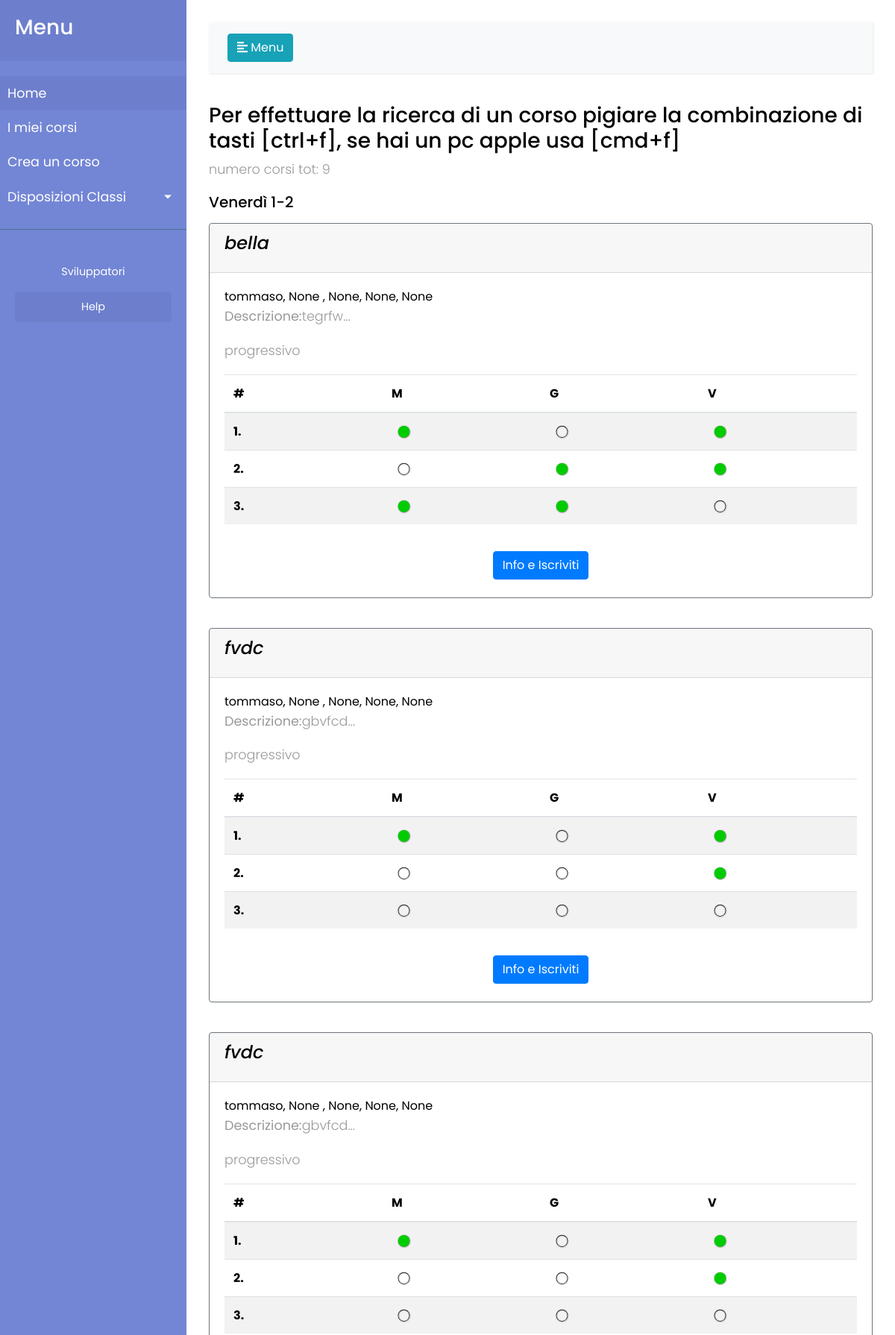
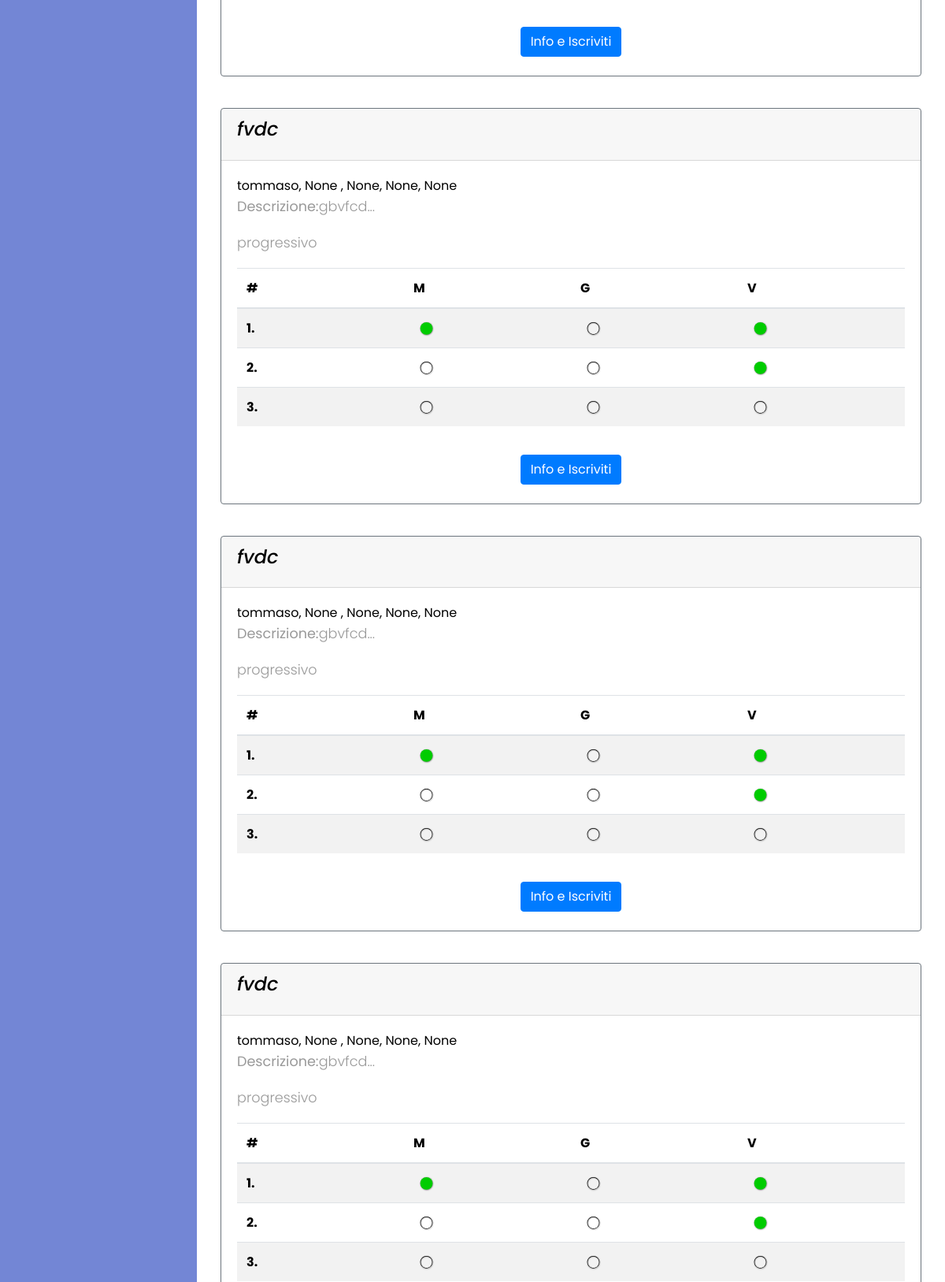
The app's page /filtro_fasce/?f=f7 (signed in, upper part) with its own data (2 pictures, top to bottom).
### app/models.py (models this page shows, shortened)
class Corso(models.Model):
    titolo = models.CharField(max_length=100)
    studente_referente1 = models.ForeignKey('auth.User', related_name='studente_referente1', null=True)
    studente_referente2 = models.ForeignKey('auth.User', related_name='studente_referente2', blank=True, null=True)
    studente_referente3 = models.ForeignKey('auth.User', related_name='studente_referente3', blank=True, null=True)
    studente_referente4 = models.ForeignKey('auth.User', related_name='studente_referente4', blank=True, null=True)
    studente_referente5 = models.ForeignKey('auth.User', related_name='studente_referente5', blank=True, null=True)
    descrizione= models.TextField(blank=True)
    numero_di_telefono = models.IntegerField()
    esperti_esterni = models.CharField(max_length=100,blank=True, null=True, default="")
    aule = models.ForeignKey('Aula')
    progressivo= models.BooleanField(default=False)
    f1= models.BooleanField(default=False)
    f2= models.BooleanField(default=False)
    f3= models.BooleanField(default=False)
    f4= models.BooleanField(default=False)
    f5= models.BooleanField(default=False)
    f6= models.BooleanField(default=False)
    f7= models.BooleanField(default=False)
    f8= models.BooleanField(default=False)
    f9= models.BooleanField(default=False)
    convalida= models.BooleanField(default=False)
    corso_pieno= models.BooleanField(default=False)
    class Meta:
        verbose_name = "Corso"
        verbose_name_plural = "Corsi"
    created_date = models.DateTimeField(
        default=timezone.now)
    published_date = models.DateTimeField(
        blank=True, null=True)

### app/views.py (the view)
# urls.py: url(r'^filtro_fasce/$', views.filtro_fasce, name='filtro_fasce'),
@login_required(login_url='/login/')
def filtro_fasce(request):
    corsi=request.GET.get("f")
    form = CercaCorsi(request.GET)
    cerca = request.GET.get("q")
    if corsi == 'f1':
        corsi = Corso.objects.filter(f1=True).order_by('titolo')
        fascia= 'f1'
    if corsi == 'f2':
        corsi = Corso.objects.filter(f2=True).order_by('titolo')
        fascia= 'f2'
    if corsi == 'f3':
        corsi = Corso.objects.filter(f3=True).order_by('titolo')
        fascia= 'f3'
    if corsi == 'f4':
        corsi = Corso.objects.filter(f4=True).order_by('titolo')
        fascia= 'f4'
    if corsi == 'f5':
        corsi = Corso.objects.filter(f5=True).order_by('titolo')
        fascia= 'f5'
    if corsi == 'f6':
        corsi = Corso.objects.filter(f6=True).order_by('titolo')
        fascia= 'f6'
    if corsi == 'f7':
        corsi = Corso.objects.filter(f7=True).order_by('titolo')
        fascia= 'f7'
    if corsi == 'f8':
        corsi = Corso.objects.filter(f8=True).order_by('titolo')
        fascia= 'f8'
    if corsi == 'f9':
        corsi = Corso.objects.filter(f9=True).order_by('titolo')
        fascia= 'f9'
    permessi = Permessi.objects.get(nome="main").filtro_fasce
    if (permessi and request.user.is_staff) or (permessi == False):
        permessi = True
    else:
        permessi = False
    return render(request, 'corsi/filtro_fasce.html', {'corsi' : corsi, 'fascia': fascia, 'form':form, 'permessi': permessi})

### app/templates/corsi/filtro_fasce.html (shortened to what this page needs)
{% extends 'corsi/base.html' %}
{% block content %}
{% if permessi %}
  <h3>Per effettuare la ricerca di un corso pigiare la combinazione di tasti [ctrl+f], se hai un pc apple usa [cmd+f]</h3>
  <p>numero corsi tot: {{corsi.count}}</p>
  {%if fascia == "f1"%} <h5>Mercoledì 1-2 ora</h5>
  {%elif fascia == "f2"%} <h5>Mercoledì 3-4</h5>
  {%elif fascia == "f3"%} <h5>Mercoledì 5-6</h5>
  {%elif fascia == "f4"%} <h5>Giovedì 1-2</h5>
  {%elif fascia == "f5"%} <h5>Giovedì 3-4</h5>
  {%elif fascia == "f6"%} <h5>Giovedì 5-6</h5>
  {%elif fascia == "f7"%} <h5>Venerdì 1-2</h5>
  {%elif fascia == "f8"%} <h5>Venerdì 3-4</h5>
  {%elif fascia == "f9"%} <h5>Venerdì 5-6</h5>
  {% endif %}
{% for corso in corsi%}
  <div id=box>
        <div class="card border-secondary mb-3">
          <div class="card-header">
            <i><h4 class="card-title">{{ corso.titolo }}</h4></i>
          </div>
          <div class="card-body">
            <h10>{{ corso.studente_referente1 }},
               {{ corso.studente_referente2 }} ,
               {{ corso.studente_referente3 }},
             {{ corso.studente_referente4 }},
           {{ corso.studente_referente5 }}</h10>
            <p><b>Descrizione:</b><h12 id='descrizione{{corso.id}}'></h12></p>
                {%if corso.progressivo == True%} <p>progressivo</p>
                <table class="table table-striped">
                  <thead>
                    <tr>
                      <th scope="col">#</th>
                      <th scope="col">M</th>
                      <th scope="col">G</th>
                      <th scope="col">V</th>
                    </tr>
                  </thead>
                  <tr>
                    <th scope="row">1.</th>
                    <td>{%if corso.f1 == False%}<img class="icone" src="/static/x.svg" alt="-">{%elif tabellagrafica.0 == True and iscrizione.corso1_id != Null%}<img class="icone" src="/static/pallino_rosso.svg">{%else%}<img class="icone" src="/static/pallino_verde.svg">{%endif%}</td>
                    <td>{%if corso.f4 == False%}<img class="icone" src="/static/x.svg" alt="-">{%elif tabellagrafica.3 == True and iscrizione.corso4_id != Null%}<img class="icone" src="/static/pallino_rosso.svg">{%else%}<img class="icone" src="/static/pallino_verde.svg">{%endif%}</td>
                    <td>{%if corso.f7 == False%}<img class="icone" src="/static/x.svg" alt="-">{%elif tabellagrafica.6 == True and iscrizione.corso7_id != Null%}<img class="icone" src="/static/pallino_rosso.svg">{%else%}<img class="icone" src="/static/pallino_verde.svg">{%endif%}</td>
                  </tr>
                  <tr>
                    <th scope="row">2.</th>
                    <td>{%if corso.f2 == False%}<img class="icone" src="/static/x.svg" alt="-">{%elif tabellagrafica.1 == True and iscrizione.corso2_id != Null%}<img class="icone" src="/static/pallino_rosso.svg">{%else%}<img class="icone" src="/static/pallino_verde.svg">{%endif%}</td>
                    <td>{%if corso.f5 == False%}<img class="icone" src="/static/x.svg" alt="-">{%elif tabellagrafica.4 == True and iscrizione.corso5_id != Null%}<img class="icone" src="/static/pallino_rosso.svg">{%else%}<img class="icone" src="/static/pallino_verde.svg">{%endif%}</td>
                    <td>{%if corso.f8 == False%}<img class="icone" src="/static/x.svg" alt="-">{%elif tabellagrafica.7 == True and iscrizione.corso8_id != Null%}<img class="icone" src="/static/pallino_rosso.svg">{%else%}<img class="icone" src="/static/pallino_verde.svg">{%endif%}</td>
                  </tr>
                  <tr>
                    <th scope="row">3.</th>
                    <td>{%if corso.f3 == False%}<img class="icone" src="/static/x.svg" alt="-">{%elif tabellagrafica.2 == True and iscrizione.corso3_id != Null%}<img class="icone" src="/static/pallino_rosso.svg">{%else%}<img class="icone" src="/static/pallino_verde.svg">{%endif%}</td>
                    <td>{%if corso.f6 == False%}<img class="icone" src="/static/x.svg" alt="-">{%elif tabellagrafica.5 == True and iscrizione.corso6_id != Null%}<img class="icone" src="/static/pallino_rosso.svg">{%else%}<img class="icone" src="/static/pallino_verde.svg">{%endif%}</td>
                    <td>{%if corso.f9 == False%}<img class="icone" src="/static/x.svg" alt="-">{%elif tabellagrafica.8 == True and iscrizione.corso9_id != Null%}<img class="icone" src="/static/pallino_rosso.svg">{%else%}<img class="icone" src="/static/pallino_verde.svg">{%endif%}
                  </tr>
                </table>
          </div>
          {%endif%}
          <form method="POST" class="post-form" action="{%url 'edit_iscrizioni' corso.id  %}?f={{fascia}}">
            <center><a href="{%url 'edit_iscrizioni' corso.id  %}?f={{fascia}}" class="btn btn-primary">Info e Iscriviti</a></center>
            <br>
          </form>
          </div>
        <br>
    </div>
  {% endfor %}
  {% else %}
  non sei autorizzato a visualizzare questa pagina
  {% endif %}
{% endblock content %}

### app/static/css/sidebar.css (style rules this page uses)
body { font-family: 'Poppins', sans-serif; background: #fafafa; }
p { font-family: 'Poppins', sans-serif; font-size: 1.1em; font-weight: 300; line-height: 1.7em; color: #999; }
a, a:hover, a:focus { color: inherit; text-decoration: none; transition: all 0.3s; }

### app/static/sfondo.css (style rules this page uses)
html, body { background: #483d8b; height: 100%; }
.icone { height: 25px; width: auto; color:blue; }

### app/static/css/main.css (style rules this page uses)
* { margin: 0; padding: 0; border: 0; outline: 0; font-size: 100%; vertical-align: baseline; background: transparent; }
table > tbody > tr > td:last-child { white-space: nowrap; }
table { overflow-x: auto; max-width: 100%; }
table { table-layout: fixed; }
body, html, .wrapper { background:#fff; color: black; }

### records on screen
Corso: titolo "bella", studente_referente1 "tommaso", studente_referente2 "None", studente_referente3 "None", studente_referente4 "None", studente_referente5 "None", progressivo True (drawn)
Corso: titolo "fvdc", studente_referente1 "tommaso", studente_referente2 "None", studente_referente3 "None", studente_referente4 "None", studente_referente5 "None", progressivo True (drawn)
Corso: titolo "fvdc", studente_referente1 "tommaso", studente_referente2 "None", studente_referente3 "None", studente_referente4 "None", studente_referente5 "None", progressivo True (drawn)
Corso: titolo "fvdc", studente_referente1 "tommaso", studente_referente2 "None", studente_referente3 "None", studente_referente4 "None", studente_referente5 "None", progressivo True (drawn)
Corso: titolo "fvdc", studente_referente1 "tommaso", studente_referente2 "None", studente_referente3 "None", studente_referente4 "None", studente_referente5 "None", progressivo True (drawn)
Corso: titolo "fvdc", studente_referente1 "tommaso", studente_referente2 "None", studente_referente3 "None", studente_referente4 "None", studente_referente5 "None", progressivo True (drawn)

### other values on screen
{{ corsi.count }} "9"
